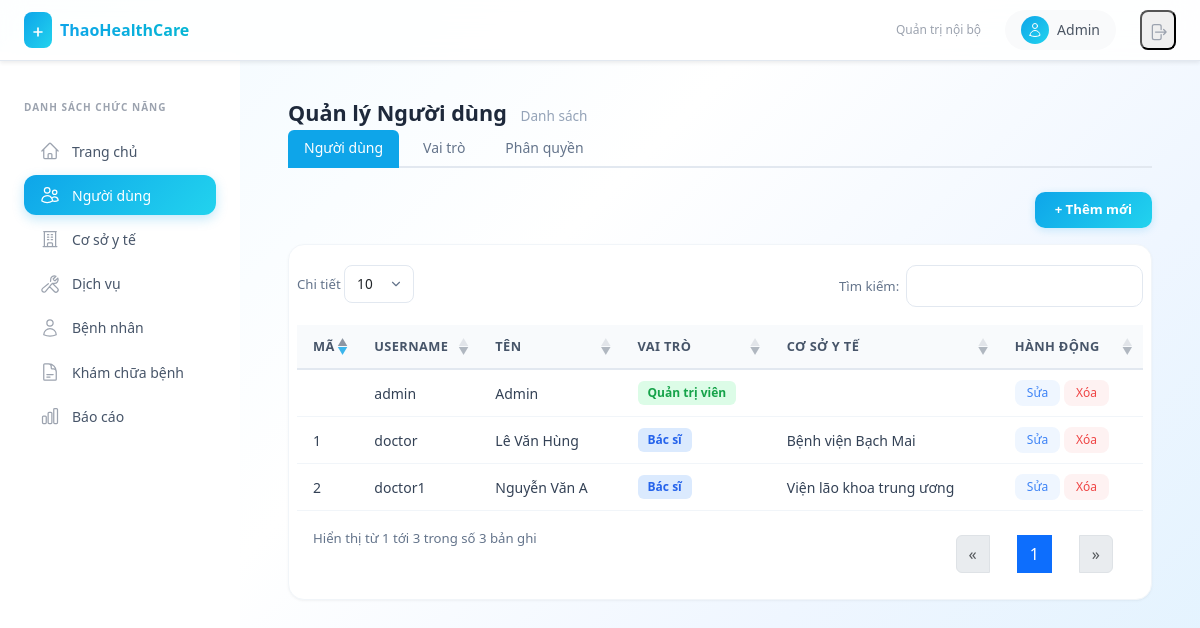
The app's page /users/ (signed in), older data.
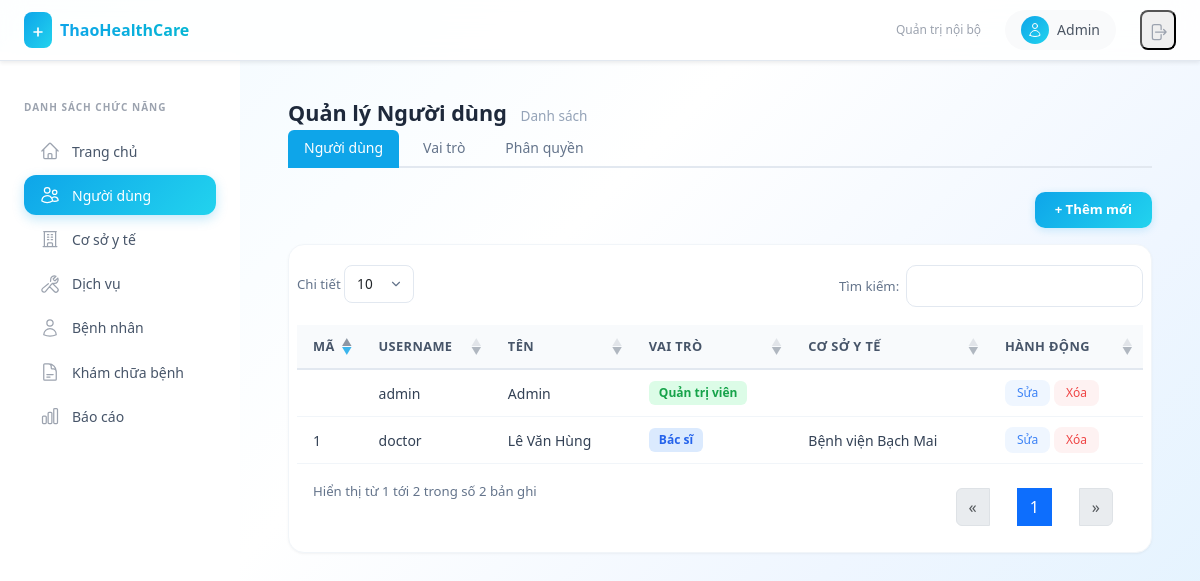
The same page, newer data.
### api/models.py (models this page shows, shortened)
class User(AbstractUser):
    code = models.CharField(max_length=50, unique=True)
    facility = models.ForeignKey(MedicalFacility, on_delete=models.CASCADE, related_name="users", null=True, blank=True)
    name = models.CharField(max_length=255)
    role = models.ForeignKey(Role, on_delete=models.SET_NULL, null=True, blank=True, related_name='users')
    created_at = models.DateTimeField(auto_now_add=True)
    updated_at = models.DateTimeField(auto_now=True)
    @property
    def role_code(self):
        return self.role.code if self.role else None

class Role(models.Model):
    code = models.CharField(max_length=50, unique=True)
    name = models.CharField(max_length=100)
    description = models.TextField(blank=True, null=True)
    permissions = models.ManyToManyField(Permission, blank=True, related_name='roles')
    created_at = models.DateTimeField(auto_now_add=True)
    updated_at = models.DateTimeField(auto_now=True)

class MedicalFacility(models.Model):
    STATUS_CHOICES = [
        ('active', 'Đang hoạt động'),
        ('paused', 'Tạm dừng'),
        ('holiday', 'Nghỉ lễ'),
        ('maintenance', 'Bảo trì'),
        ('closed', 'Ngừng hoạt động'),
    ]
    code = models.CharField(max_length=50, unique=True)
    name = models.CharField(max_length=255)
    address = models.TextField()
    status = models.CharField(max_length=20, choices=STATUS_CHOICES, default='active')
    services = models.ManyToManyField(Service, blank=True, related_name='facilities')

### api/views.py (the view)
# urls.py: path('users/', user_list, name='user_list'),
@admin_required
def user_list(request):
    users = User.objects.select_related('facility', 'role').all()
    facilities = MedicalFacility.objects.all()
    roles = Role.objects.all()
    return render(request, 'user_list.html', {
        'users': users,
        'tab': 'users',
        'subtab': 'users',
        'facilities': facilities,
        'roles': roles,
    })

### api/templates/user_list.html (shortened to what this page needs)
{% extends "base.html" %}
{% load static %}
{% block content %}
<link rel="stylesheet" href="https://cdn.datatables.net/1.13.6/css/dataTables.bootstrap5.min.css">
<h3 class="page-title">Quản lý Người dùng <small>Danh sách</small></h3>
{% include "user_subtabs.html" %}
<div class="table-toolbar">
    <button class="btn-add" data-bs-toggle="modal" data-bs-target="#userModal" onclick="openCreateModal()">+ Thêm mới</button>
</div>
<div class="table-card">
<table id="userTable" class="table">
    <thead>
        <tr>
            <th>Mã</th>
            <th>Username</th>
            <th>Tên</th>
            <th>Vai trò</th>
            <th>Cơ sở y tế</th>
            <th>Hành động</th>
        </tr>
    </thead>
    <tbody>
        {% for u in users %}
        <tr>
            <td><span style="font-weight:500;">{{ u.code }}</span></td>
            <td>{{ u.username }}</td>
            <td>{{ u.name }}</td>
            <td>
                {% if u.role %}
                <span class="badge-role {% if u.role_code == 'admin' %}badge-role-admin{% elif u.role_code == 'doctor' %}badge-role-doctor{% else %}badge-role-default{% endif %}">{{ u.role.name }}</span>
                {% else %}
                <span style="color:#94a3b8;">--</span>
                {% endif %}
            </td>
            <td>{{ u.facility.name|default:"" }}</td>
            <td>
                <button class="btn-action btn-action-edit" data-bs-toggle="modal" data-bs-target="#userModal"
                    onclick="openEditModal('{{ u.id }}', '{{ u.code }}', '{{ u.username }}', '{{ u.name }}', '{{ u.role.id|default:"" }}', '{{ u.facility.id|default:"" }}')">
                    Sửa
                </button>
                <button class="btn-action btn-action-delete" onclick="deleteUser('{{ u.id }}')">Xóa</button>
            </td>
        </tr>
        {% endfor %}
    </tbody>
</table>
</div>
{% endblock %}

### api/templates/base.html (shortened to what the changed rows need)
<!DOCTYPE html>
<html lang="vi">
<head>
    <script src="https://cdn.tailwindcss.com"></script>
    <link rel="stylesheet" href="https://cdn.jsdelivr.net/npm/bootstrap@5.3.0/dist/css/bootstrap.min.css">
</head>
<body class="min-h-screen" style="margin:0; background: linear-gradient(135deg, #f0f9ff 0%, #ffffff 40%, #eff6ff 70%, #e0f2fe 100%); background-attachment: fixed;">
    <nav class="top-navbar fixed top-0 left-0 right-0 z-50 flex items-center justify-between px-6 py-2.5 shadow-sm">
        <div class="flex items-center gap-4">
            <div class="flex items-center gap-2 bg-gray-50 rounded-full px-3 py-1.5">
                <div class="w-7 h-7 rounded-full bg-gradient-to-br from-primary to-cyan-400 flex items-center justify-center">
                    <svg class="w-4 h-4 text-white" fill="none" viewBox="0 0 24 24" stroke="currentColor">
                        <path stroke-linecap="round" stroke-linejoin="round" stroke-width="1.5" d="M15.75 6a3.75 3.75 0 11-7.5 0 3.75 3.75 0 017.5 0zM4.501 20.118a7.5 7.5 0 0114.998 0A17.933 17.933 0 0112 21.75c-2.676 0-5.216-.584-7.499-1.632z"/>
                    </svg>
                </div>
                <span class="text-sm font-medium text-gray-600">{{ user.name|default:user.username }}</span>
            </div>
        </div>
    </nav>
    <main class="lg:ml-60 pt-[52px] min-h-screen">
        <div class="p-5">
            {% block content %}{% endblock %}
        </div>
    </main>
</body>
</html>

Row changes from the older to the newer data that the page shows:
removed User: code "2", username "doctor1", name "Nguyễn Văn A", role.name "Bác sĩ", facility.name "Viện lão khoa trung ương"
Text that changed along with them:
text written by a page script: "Chi tiết Tìm kiếm: Hiển thị từ 1 tới 3 trong số 3 bản ghi « 1 »" → "Chi tiết Tìm kiếm: Hiển thị từ 1 tới 2 trong số 2 bản ghi « 1 »"
